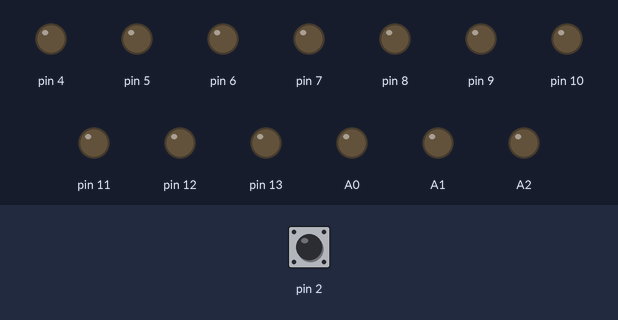
This sketch was run on a simulated Arduino Uno, built with avr-gcc and run on an emulated ATmega328P. On the bench: output pins drawn as LEDs (lit = HIGH). The test bench sets the inputs (shaded band); at power-on: pin 2 LOW.

Above: at 1.2 s.
1.3 s: pin 2 pulsed HIGH 2 times (0.12 s each, 0.3 s apart)
At 1.9 s:
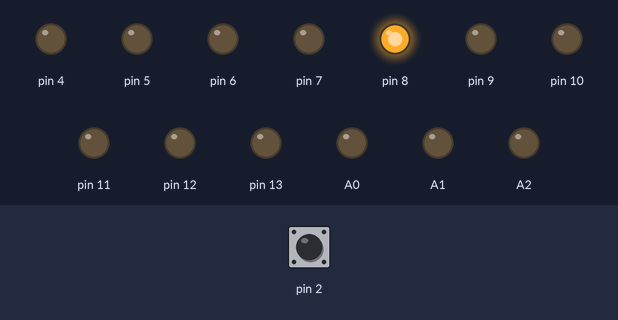
Timing chart, 0 to 7.9 s (numbered marks = the images above; inputs shaded):
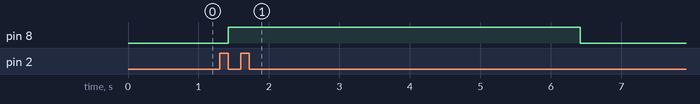

The sketch:

1A10N.ino
```cpp
                                                                                           void setup() {
  pinMode(2, INPUT);
  pinMode(3, INPUT);
  pinMode(4,OUTPUT);
  pinMode(5,OUTPUT);
  pinMode(6,OUTPUT);
  pinMode(7,OUTPUT);
  pinMode(8,OUTPUT);
  pinMode(9,OUTPUT);
  pinMode(10,OUTPUT);
  pinMode(11,OUTPUT);
  pinMode(12,OUTPUT);
  pinMode(13,OUTPUT);
  pinMode(A0,OUTPUT);
  pinMode(A1,OUTPUT);
  pinMode(A2,OUTPUT);
}
void loop() {
  if(digitalRead(2)){
    delay(10);
    if(digitalRead(2)){
    }else{
      digitalWrite(8,HIGH);
      delay(5000);
      digitalWrite(8,LOW);
    }
  }
}
```

Measured:
- after the input at 1.3 s, pin 8: LOW → HIGH after 0.12 s, → LOW 5.0 s later
